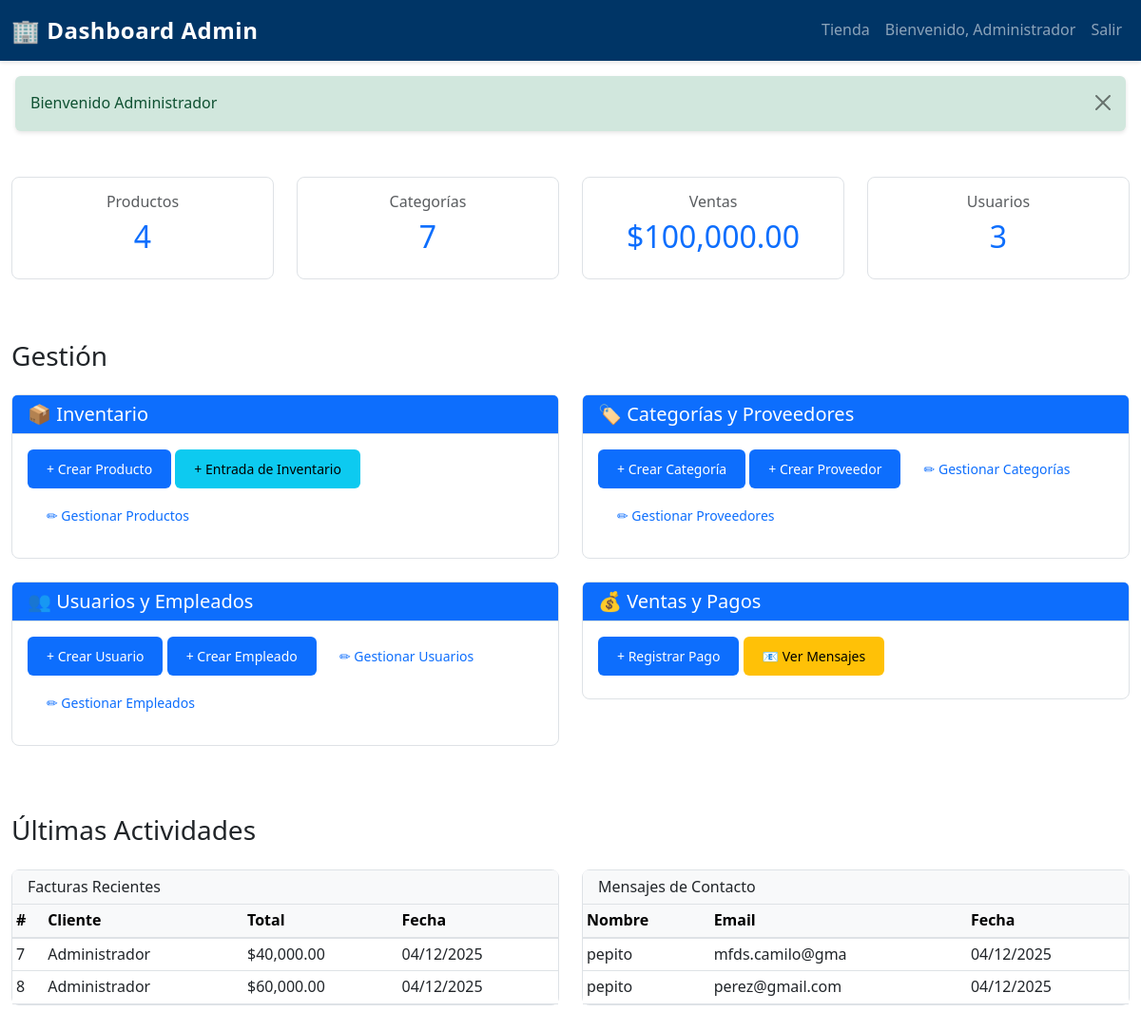
Screenshot of /FRONTEND/index.php?route=admin/dashboard (signed in) with the database file from the repository.
### tables this page shows
CREATE TABLE `factura` (
  `idFACTURA` int(11) NOT NULL,
  `fechaFACTURA` date DEFAULT NULL,
  `idUSUARIO` int(11) DEFAULT NULL,
  `totalFACTURA` int(11) DEFAULT NULL
);

CREATE TABLE `usuario` (
  `idUSUARIO` int(11) NOT NULL,
  `numdocUSUARIO` int(11) DEFAULT NULL,
  `tipodocumenUSUARIO` varchar(20) DEFAULT NULL,
  `nomUSUARIO` varchar(30) DEFAULT NULL,
  `direcUSUARIO` varchar(120) DEFAULT NULL,
  `telUSUARIO` int(11) DEFAULT NULL,
  `emailUSUARIO` varchar(40) DEFAULT NULL,
  `pass` varchar(255) DEFAULT NULL,
  `rolUSUARIO` varchar(20) DEFAULT NULL,
  `cargoUSUARIO` varchar(20) DEFAULT NULL
);

CREATE TABLE `mensajes_contacto` (
  `id_mensaje` int(11) NOT NULL,
  `nombre` varchar(100) NOT NULL,
  `correo` varchar(100) NOT NULL,
  `telefono` varchar(20) DEFAULT NULL,
  `mensaje` text NOT NULL,
  `fecha_envio` timestamp NOT NULL DEFAULT current_timestamp()
);

### FRONTEND/models/ProductoModel.php (called while the page is built, shortened)
<?php
class ProductoModel {
    private $db;
    public function __construct($database) {
        $this->db = $database;
    }
    public function obtenerTodos() {
        $query = "SELECT p.*, c.nomCATEGORIA, pr.nomPROVEEDOR
                  FROM producto p
                  LEFT JOIN categoria c ON p.idCATEGORIA = c.idCATEGORIA
                  LEFT JOIN proveedor pr ON p.idPROVEEDOR = pr.idPROVEEDOR
                  ORDER BY p.idPRODUCTO DESC";
        $stmt = $this->db->prepare($query);
        $stmt->execute();
        return $stmt->fetchAll(PDO::FETCH_ASSOC);
    }
}

### FRONTEND/models/CategoriaModel.php (called while the page is built, shortened)
<?php
class CategoriaModel {
    private $db;
    public function __construct($database) {
        $this->db = $database;
    }
    public function contar() {
        $query = "SELECT COUNT(*) as total FROM categoria";
        $stmt = $this->db->prepare($query);
        $stmt->execute();
        $result = $stmt->fetch(PDO::FETCH_ASSOC);
        return $result['total'];
    }
}

### FRONTEND/models/FacturaModel.php (called while the page is built, shortened)
<?php
class FacturaModel {
    private $db;
    public function __construct($database) {
        $this->db = $database;
    }
    public function obtenerTodas() {
        $query = "SELECT f.*, u.nomUSUARIO, u.emailUSUARIO
                  FROM factura f
                  JOIN usuario u ON f.idUSUARIO = u.idUSUARIO
                  ORDER BY f.fechaFACTURA DESC";
        $stmt = $this->db->prepare($query);
        $stmt->execute();
        return $stmt->fetchAll(PDO::FETCH_ASSOC);
    }
    public function obtenerTotal() {
        $query = "SELECT SUM(totalFACTURA) as total FROM factura";
        $stmt = $this->db->prepare($query);
        $stmt->execute();
        $result = $stmt->fetch(PDO::FETCH_ASSOC);
        return $result['total'] ?? 0;
    }
}

### FRONTEND/models/UsuarioModel.php (called while the page is built, shortened)
<?php
class UsuarioModel {
    private $db;
    public function __construct($database) {
        $this->db = $database;
    }
    public function contar() {
        return $this->db->query("SELECT COUNT(*) FROM usuario")->fetchColumn();
    }
}

### FRONTEND/models/MensajeModel.php (called while the page is built, shortened)
<?php
class MensajeModel {
    private $db;
    public function __construct($database) {
        $this->db = $database;
    }
public function obtenerRecientes($limit = 5) {
    $limit = (int)$limit;
    $query = "SELECT * FROM mensajes_contacto
              ORDER BY fecha_envio DESC
              LIMIT $limit";
    $stmt = $this->db->prepare($query);
    $stmt->execute();
    return $stmt->fetchAll(PDO::FETCH_ASSOC);
    }
}

### FRONTEND/views/admin/dashboard.php (the view, shortened to what this page needs)
<?php
require_once 'models/ProductoModel.php';
require_once 'models/CategoriaModel.php';
require_once 'models/UsuarioModel.php';
require_once 'models/FacturaModel.php';
require_once 'models/MensajeModel.php';
$db = new Database();
$conn = $db->connect();
$productoModel = new ProductoModel($conn);
$categoriaModel = new CategoriaModel($conn);
$usuarioModel = new UsuarioModel($conn);
$facturaModel = new FacturaModel($conn);
$mensajeModel = new MensajeModel($conn);
?>
<!DOCTYPE html>
<html lang="es">
<head>
    <link href="https://cdn.jsdelivr.net/npm/bootstrap@5.3.0/dist/css/bootstrap.min.css" rel="stylesheet">
    <link rel="stylesheet" href="assets/css/styles.css">
</head>
<body>
    <nav class="navbar navbar-expand-lg navbar-dark bg-dark-blue">
        <div class="container-fluid">
            <a class="navbar-brand fw-bold" href="index.php?route=admin/dashboard">🏢 Dashboard Admin</a>
            <div class="collapse navbar-collapse" id="navbarNav">
                <ul class="navbar-nav ms-auto">
                    <li class="nav-item">
                        <a class="nav-link" href="index.php?route=index">Tienda</a>
                    </li>
                    <li class="nav-item">
                        <span class="nav-link">Bienvenido, <?= $_SESSION['usuario_nombre'] ?></span>
                    </li>
                    <li class="nav-item">
                        <a class="nav-link" href="index.php?route=logout">Salir</a>
                    </li>
                </ul>
            </div>
        </div>
    </nav>
    <?php if (isset($_SESSION['success'])): ?>
        <div class="alert alert-success alert-dismissible fade show m-3" role="alert">
            <?= $_SESSION['success'] ?>
            <button type="button" class="btn-close" data-bs-dismiss="alert"></button>
        </div>
    <?php endif; ?>
    <div class="container-fluid my-5">
        <div class="row mb-5">
            <div class="col-md-3 mb-3">
                <div class="card text-center">
                    <div class="card-body">
                        <h6 class="card-title text-muted">Productos</h6>
                        <h2 class="text-primary"><?= $productoModel->obtenerTodos() ? count($productoModel->obtenerTodos()) : 0 ?></h2>
                    </div>
                </div>
            </div>
            <div class="col-md-3 mb-3">
                <div class="card text-center">
                    <div class="card-body">
                        <h6 class="card-title text-muted">Categorías</h6>
                        <h2 class="text-primary"><?= $categoriaModel->contar() ?></h2>
                    </div>
                </div>
            </div>
            <div class="col-md-3 mb-3">
                <div class="card text-center">
                    <div class="card-body">
                        <h6 class="card-title text-muted">Ventas</h6>
                        <h2 class="text-primary">$<?= number_format($facturaModel->obtenerTotal(), 2) ?></h2>
                    </div>
                </div>
            </div>
            <div class="col-md-3 mb-3">
                <div class="card text-center">
                    <div class="card-body">
                        <h6 class="card-title text-muted">Usuarios</h6>
                        <h2 class="text-primary"><?= $usuarioModel->contar() ?></h2>
                    </div>
                </div>
            </div>
        </div>
        <h3 class="mb-4">Gestión</h3>
        <div class="row">
            <div class="col-md-6 mb-4">
                <div class="card">
                    <div class="card-header bg-primary-blue text-white">
                        <h5 class="mb-0">📦 Inventario</h5>
                    </div>
                    <div class="card-body">
                        <a href="index.php?route=admin/producto/crear" class="btn btn-primary btn-sm mb-2">+ Crear Producto</a>
                        <a href="index.php?route=admin/entrada/crear" class="btn btn-info btn-sm mb-2">+ Entrada de Inventario</a>
                        <a href="index.php?route=admin/producto/listar" class="btn btn-outline-primary btn-sm mb-2">✏ Gestionar Productos</a>
                    </div>
                </div>
            </div>
            <div class="col-md-6 mb-4">
                <div class="card">
                    <div class="card-header bg-primary-blue text-white">
                        <h5 class="mb-0">🏷️ Categorías y Proveedores</h5>
                    </div>
                    <div class="card-body">
                        <a href="index.php?route=admin/categoria/crear" class="btn btn-primary btn-sm mb-2">+ Crear Categoría</a>
                        <a href="index.php?route=admin/proveedor/crear" class="btn btn-primary btn-sm mb-2">+ Crear Proveedor</a>
                        <a href="index.php?route=admin/categoria/listar" class="btn btn-outline-primary btn-sm mb-2"> ✏ Gestionar Categorías </a>
                        <a href="index.php?route=admin/proveedor/listar" class="btn btn-outline-primary btn-sm mb-2">✏ Gestionar Proveedores</a>
                    </div>
                </div>
            </div>
            <div class="col-md-6 mb-4">
                <div class="card">
                    <div class="card-header bg-primary-blue text-white">
                        <h5 class="mb-0">👥 Usuarios y Empleados</h5>
                    </div>
                    <div class="card-body">
                        <a href="index.php?route=admin/usuario/crear" class="btn btn-primary btn-sm mb-2">+ Crear Usuario</a>
                        <a href="index.php?route=admin/empleado/crear" class="btn btn-primary btn-sm mb-2">+ Crear Empleado</a>
                        <a href="index.php?route=admin/usuario/listar" class="btn btn-outline-primary btn-sm mb-2">✏ Gestionar Usuarios</a>
                        <a href="index.php?route=admin/empleado/listar" class="btn btn-outline-primary btn-sm mb-2">✏ Gestionar Empleados</a>
                    </div>
                </div>
            </div>
            <div class="col-md-6 mb-4">
                <div class="card">
                    <div class="card-header bg-primary-blue text-white">
                        <h5 class="mb-0">💰 Ventas y Pagos</h5>
                    </div>
                    <div class="card-body">
                        <a href="index.php?route=admin/pago/crear" class="btn btn-primary btn-sm mb-2">+ Registrar Pago</a>
                        <a href="index.php?route=admin/mensajes" class="btn btn-warning btn-sm mb-2">📧 Ver Mensajes</a>
                    </div>
                </div>
            </div>
        </div>
        <h3 class="mb-4 mt-5">Últimas Actividades</h3>
        <div class="row">
            <div class="col-md-6 mb-4">
                <div class="card">
                    <div class="card-header bg-light">
                        <h6 class="mb-0">Facturas Recientes</h6>
                    </div>
                    <div class="table-responsive">
                        <table class="table table-sm table-hover mb-0">
                            <thead class="table-light">
                                <tr>
                                    <th>#</th>
                                    <th>Cliente</th>
                                    <th>Total</th>
                                    <th>Fecha</th>
                                </tr>
                            </thead>
                            <tbody>
                                <?php
                                $facturas = $facturaModel->obtenerTodas();
                                foreach (array_slice($facturas, 0, 5) as $factura):
                                ?>
                                    <tr>
                                        <td><?= $factura['idFACTURA'] ?></td>
                                        <td><?= htmlspecialchars(substr($factura['nomUSUARIO'], 0, 20)) ?></td>
                                        <td>$<?= number_format($factura['totalFACTURA'], 2) ?></td>
                                        <td><?= date('d/m/Y', strtotime($factura['fechaFACTURA'])) ?></td>
                                    </tr>
                                <?php endforeach; ?>
                            </tbody>
                        </table>
                    </div>
                </div>
            </div>
            <div class="col-md-6 mb-4">
                <div class="card">
                    <div class="card-header bg-light">
                        <h6 class="mb-0">Mensajes de Contacto</h6>
                    </div>
                    <div class="table-responsive">
                        <table class="table table-sm table-hover mb-0">
                            <thead class="table-light">
                                <tr>
                                    <th>Nombre</th>
                                    <th>Email</th>
                                    <th>Fecha</th>
                                </tr>
                            </thead>
                            <tbody>
                                <?php
                                $mensajes = $mensajeModel->obtenerRecientes(5);
                                foreach ($mensajes as $msg):
                                ?>
                                    <tr>
                                        <td><?= htmlspecialchars(substr($msg['nombre'], 0, 15)) ?></td>
                                        <td><?= htmlspecialchars(substr($msg['correo'], 0, 15)) ?></td>
                                        <td><?= date('d/m/Y', strtotime($msg['fecha_envio'])) ?></td>
                                    </tr>
                                <?php endforeach; ?>
                            </tbody>
                        </table>
                    </div>
                </div>
            </div>
        </div>
    </div>
</body>
</html>

### FRONTEND/assets/css/styles.css (style rules this page uses)
:root { --primary-blue: #0d6efd; --dark-blue: #003566; --white: #ffffff; --light-gray: #f8f9fa; --text-dark: #212529; --border-color: #dee2e6; }
* { margin: 0; padding: 0; box-sizing: border-box; }
body { font-family: 'Segoe UI', Tahoma, Geneva, Verdana, sans-serif; line-height: 1.6; color: var(--text-dark); background-color: #ffffff; }
.bg-primary-blue { background-color: var(--primary-blue) !important; }
.bg-dark-blue { background-color: var(--dark-blue) !important; }
.navbar { box-shadow: 0 2px 4px rgba(0, 0, 0, 0.1); }
.navbar-brand { font-size: 1.5rem; letter-spacing: 0.5px; }
.nav-link { transition: color 0.3s ease; font-weight: 500; }
.card { border: 1px solid var(--border-color); border-radius: 8px; transition: transform 0.3s ease, box-shadow 0.3s ease; }
.card-header { border-bottom: 1px solid var(--border-color); font-weight: 600; }
.btn { border-radius: 6px; font-weight: 500; transition: all 0.3s ease; border: none; padding: 10px 20px; }
.btn-primary { background-color: var(--primary-blue); color: white; }
.btn-info { background-color: #0dcaf0; }
.btn-warning { background-color: #ffc107; color: #000; }
.table { margin-bottom: 0; }
.table thead { border-bottom: 2px solid var(--border-color); }
.alert { border-radius: 6px; border: none; box-shadow: 0 2px 4px rgba(0, 0, 0, 0.1); }
.alert-success { background-color: #d1e7dd; color: #0f5132; }
.text-muted { color: #6c757d; }

### rows the page displays
factura: idFACTURA "7", idUSUARIO.nomUSUARIO "Administrador", totalFACTURA "40,000.00", fechaFACTURA "04/12/2025"
factura: idFACTURA "8", idUSUARIO.nomUSUARIO "Administrador", totalFACTURA "60,000.00", fechaFACTURA "04/12/2025"
mensajes_contacto: nombre "pepito", correo "mfds.camilo@gma", fecha_envio "04/12/2025"
mensajes_contacto: nombre "pepito", correo "perez@gmail.com", fecha_envio "04/12/2025"

### other values shown
$_SESSION['usuario_nombre'] "Administrador"
$_SESSION['success'] "Bienvenido Administrador"
count($productoModel->obtenerTodos()) "4"
$categoriaModel->contar() "7"
$facturaModel->obtenerTotal() "100,000.00"
$usuarioModel->contar() "3"
